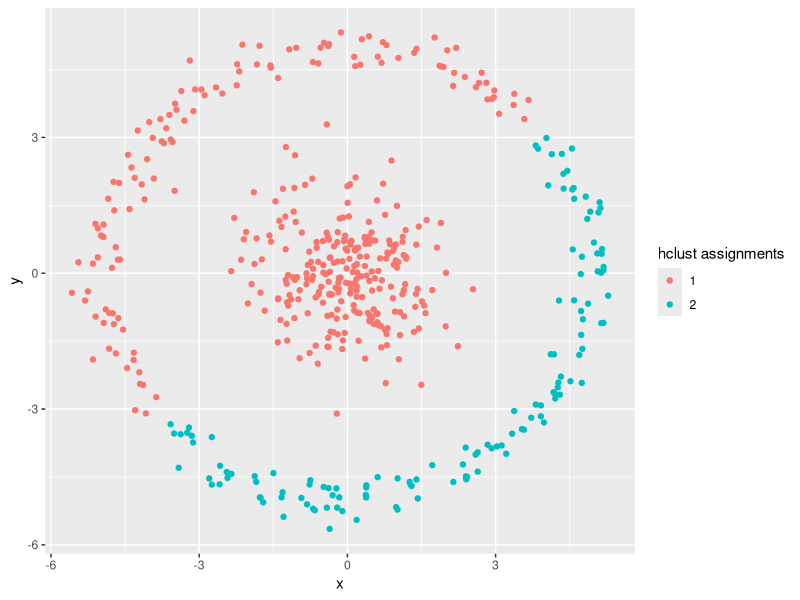

The R script that drew this image:
library(plyr)
library(dplyr)
library(ggplot2)

set.seed(2015)

n <- 250
c1 <- data_frame(x = rnorm(n), y = rnorm(n), cluster = 1)
c2 <- data_frame(r = rnorm(n, 5, .25), theta = runif(n, 0, 2 * pi),
                 x = r * cos(theta), y = r * sin(theta), cluster = 2) %>%
    dplyr::select(x, y, cluster)

points1 <- rbind(c1, c2) %>% mutate(cluster = factor(cluster))

points1$hclust_assignments <- points1 %>% dplyr::select(x, y) %>%
    dist() %>% hclust(method = "ward.D2") %>%
    cutree(2) %>% factor()

plot <- ggplot(points1, aes(x, y, color = hclust_assignments)) + geom_point() +
    labs(color = "hclust assignments")
print(plot)
